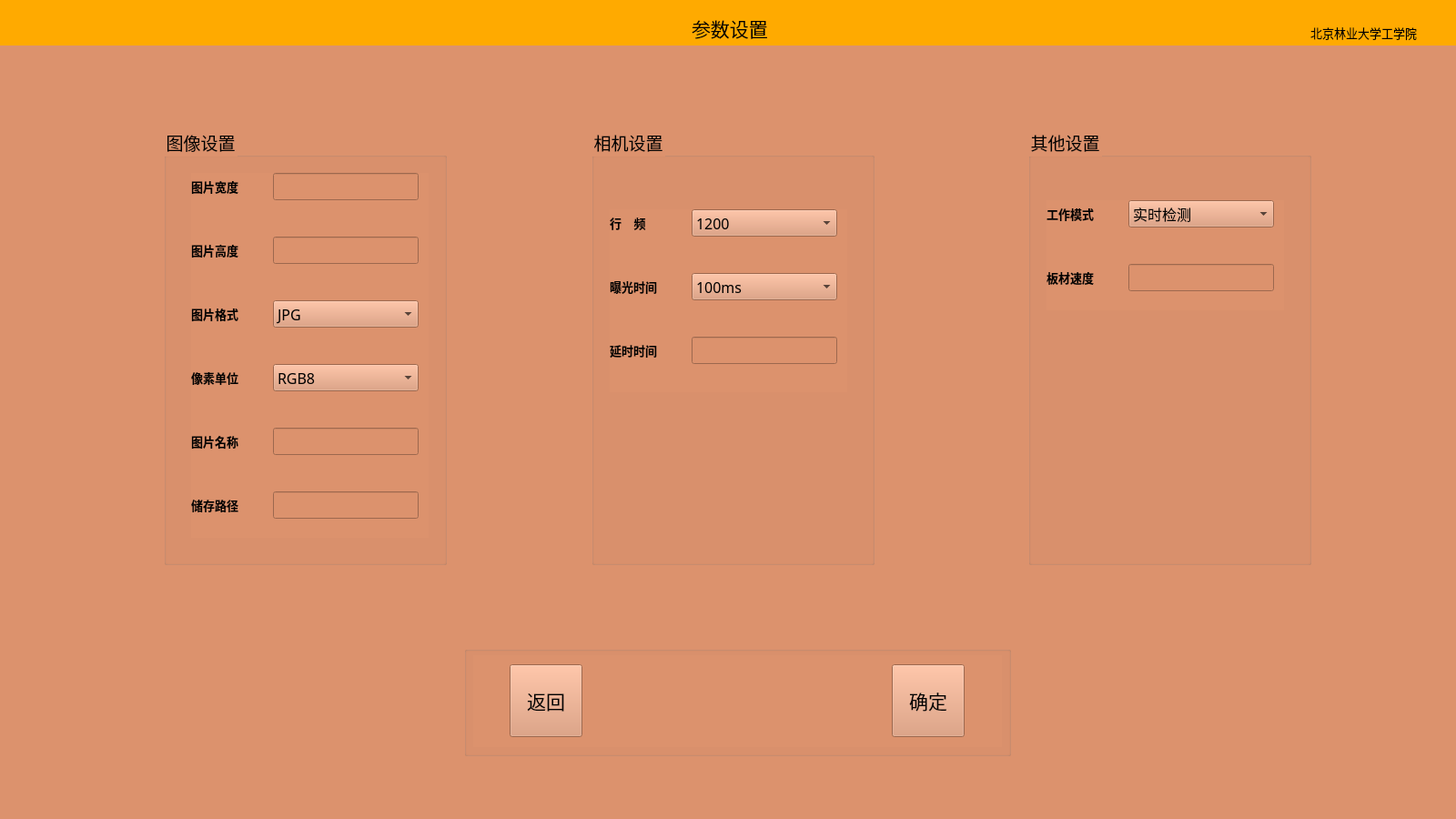
<?xml version="1.0" encoding="UTF-8"?>
<ui version="4.0">
 <class>Form</class>
 <widget class="QWidget" name="Form">
  <property name="geometry">
   <rect>
    <x>0</x>
    <y>0</y>
    <width>1600</width>
    <height>900</height>
   </rect>
  </property>
  <property name="minimumSize">
   <size>
    <width>1600</width>
    <height>900</height>
   </size>
  </property>
  <property name="maximumSize">
   <size>
    <width>1600</width>
    <height>900</height>
   </size>
  </property>
  <property name="windowTitle">
   <string>中密度纤维板表面缺陷检测</string>
  </property>
  <property name="windowIcon">
   <iconset resource="../image/images.qrc">
    <normaloff>:/detection/200814.jpg</normaloff>:/detection/200814.jpg</iconset>
  </property>
  <property name="styleSheet">
   <string notr="true">QWidget#Form{
border-image:url(:/detection/162247.jpg)
	}</string>
  </property>
  <widget class="QWidget" name="widget_5" native="true">
   <property name="geometry">
    <rect>
     <x>0</x>
     <y>0</y>
     <width>1601</width>
     <height>51</height>
    </rect>
   </property>
   <property name="styleSheet">
    <string notr="true">background-color:rgb(255, 170, 0);</string>
   </property>
   <widget class="QLabel" name="label_3">
    <property name="geometry">
     <rect>
      <x>1440</x>
      <y>20</y>
      <width>161</width>
      <height>31</height>
     </rect>
    </property>
    <property name="font">
     <font>
      <family>华文宋体</family>
      <pointsize>10</pointsize>
     </font>
    </property>
    <property name="text">
     <string>北京林业大学工学院</string>
    </property>
   </widget>
   <widget class="QLabel" name="label_16">
    <property name="geometry">
     <rect>
      <x>760</x>
      <y>10</y>
      <width>101</width>
      <height>41</height>
     </rect>
    </property>
    <property name="font">
     <font>
      <family>华文隶书</family>
      <pointsize>16</pointsize>
     </font>
    </property>
    <property name="text">
     <string>参数设置</string>
    </property>
   </widget>
  </widget>
  <widget class="QWidget" name="widget" native="true">
   <property name="geometry">
    <rect>
     <x>0</x>
     <y>50</y>
     <width>1621</width>
     <height>891</height>
    </rect>
   </property>
   <property name="styleSheet">
    <string notr="true">background-color:rgb(220, 146, 109);</string>
   </property>
   <widget class="QGroupBox" name="groupBox">
    <property name="geometry">
     <rect>
      <x>180</x>
      <y>90</y>
      <width>311</width>
      <height>481</height>
     </rect>
    </property>
    <property name="font">
     <font>
      <family>华文隶书</family>
      <pointsize>14</pointsize>
     </font>
    </property>
    <property name="title">
     <string>图像设置</string>
    </property>
    <widget class="QWidget" name="layoutWidget_3">
     <property name="geometry">
      <rect>
       <x>30</x>
       <y>50</y>
       <width>261</width>
       <height>401</height>
      </rect>
     </property>
     <layout class="QFormLayout" name="formLayout_3">
      <property name="horizontalSpacing">
       <number>10</number>
      </property>
      <property name="verticalSpacing">
       <number>40</number>
      </property>
      <item row="0" column="0">
       <widget class="QLabel" name="label">
        <property name="minimumSize">
         <size>
          <width>80</width>
          <height>30</height>
         </size>
        </property>
        <property name="maximumSize">
         <size>
          <width>80</width>
          <height>30</height>
         </size>
        </property>
        <property name="font">
         <font>
          <family>楷体</family>
          <pointsize>10</pointsize>
          <weight>75</weight>
          <bold>true</bold>
         </font>
        </property>
        <property name="text">
         <string>图片宽度</string>
        </property>
       </widget>
      </item>
      <item row="0" column="1">
       <widget class="QLineEdit" name="lineEdit">
        <property name="sizePolicy">
         <sizepolicy hsizetype="Fixed" vsizetype="Fixed">
          <horstretch>0</horstretch>
          <verstretch>0</verstretch>
         </sizepolicy>
        </property>
        <property name="minimumSize">
         <size>
          <width>160</width>
          <height>30</height>
         </size>
        </property>
        <property name="maximumSize">
         <size>
          <width>160</width>
          <height>30</height>
         </size>
        </property>
        <property name="font">
         <font>
          <family>隶书</family>
          <pointsize>12</pointsize>
         </font>
        </property>
       </widget>
      </item>
      <item row="1" column="0">
       <widget class="QLabel" name="label_2">
        <property name="minimumSize">
         <size>
          <width>80</width>
          <height>30</height>
         </size>
        </property>
        <property name="maximumSize">
         <size>
          <width>80</width>
          <height>30</height>
         </size>
        </property>
        <property name="font">
         <font>
          <family>楷体</family>
          <pointsize>10</pointsize>
          <weight>75</weight>
          <bold>true</bold>
         </font>
        </property>
        <property name="text">
         <string>图片高度</string>
        </property>
       </widget>
      </item>
      <item row="1" column="1">
       <widget class="QLineEdit" name="lineEdit_2">
        <property name="sizePolicy">
         <sizepolicy hsizetype="Fixed" vsizetype="Fixed">
          <horstretch>0</horstretch>
          <verstretch>0</verstretch>
         </sizepolicy>
        </property>
        <property name="minimumSize">
         <size>
          <width>160</width>
          <height>30</height>
         </size>
        </property>
        <property name="maximumSize">
         <size>
          <width>160</width>
          <height>30</height>
         </size>
        </property>
        <property name="font">
         <font>
          <family>隶书</family>
          <pointsize>12</pointsize>
         </font>
        </property>
       </widget>
      </item>
      <item row="2" column="0">
       <widget class="QLabel" name="label_4">
        <property name="minimumSize">
         <size>
          <width>80</width>
          <height>30</height>
         </size>
        </property>
        <property name="maximumSize">
         <size>
          <width>80</width>
          <height>30</height>
         </size>
        </property>
        <property name="font">
         <font>
          <family>楷体</family>
          <pointsize>10</pointsize>
          <weight>75</weight>
          <bold>true</bold>
         </font>
        </property>
        <property name="text">
         <string>图片格式</string>
        </property>
       </widget>
      </item>
      <item row="2" column="1">
       <widget class="QComboBox" name="comboBox_11">
        <property name="minimumSize">
         <size>
          <width>160</width>
          <height>30</height>
         </size>
        </property>
        <property name="maximumSize">
         <size>
          <width>160</width>
          <height>30</height>
         </size>
        </property>
        <property name="font">
         <font>
          <family>隶书</family>
          <pointsize>12</pointsize>
         </font>
        </property>
        <item>
         <property name="text">
          <string>JPG</string>
         </property>
        </item>
        <item>
         <property name="text">
          <string>BMP</string>
         </property>
        </item>
       </widget>
      </item>
      <item row="3" column="0">
       <widget class="QLabel" name="label_15">
        <property name="minimumSize">
         <size>
          <width>80</width>
          <height>30</height>
         </size>
        </property>
        <property name="maximumSize">
         <size>
          <width>80</width>
          <height>30</height>
         </size>
        </property>
        <property name="font">
         <font>
          <family>楷体</family>
          <pointsize>10</pointsize>
          <weight>75</weight>
          <bold>true</bold>
         </font>
        </property>
        <property name="text">
         <string>像素单位</string>
        </property>
       </widget>
      </item>
      <item row="3" column="1">
       <widget class="QComboBox" name="comboBox_2">
        <property name="minimumSize">
         <size>
          <width>160</width>
          <height>30</height>
         </size>
        </property>
        <property name="maximumSize">
         <size>
          <width>160</width>
          <height>30</height>
         </size>
        </property>
        <property name="font">
         <font>
          <family>隶书</family>
          <pointsize>12</pointsize>
         </font>
        </property>
        <item>
         <property name="text">
          <string>RGB8</string>
         </property>
        </item>
        <item>
         <property name="text">
          <string>BGR8</string>
         </property>
        </item>
        <item>
         <property name="text">
          <string>YUV442</string>
         </property>
        </item>
       </widget>
      </item>
      <item row="4" column="0">
       <widget class="QLabel" name="label_19">
        <property name="minimumSize">
         <size>
          <width>80</width>
          <height>30</height>
         </size>
        </property>
        <property name="maximumSize">
         <size>
          <width>80</width>
          <height>30</height>
         </size>
        </property>
        <property name="font">
         <font>
          <family>楷体</family>
          <pointsize>10</pointsize>
          <weight>75</weight>
          <bold>true</bold>
         </font>
        </property>
        <property name="text">
         <string>图片名称</string>
        </property>
       </widget>
      </item>
      <item row="4" column="1">
       <widget class="QLineEdit" name="lineEdit_4">
        <property name="sizePolicy">
         <sizepolicy hsizetype="Fixed" vsizetype="Fixed">
          <horstretch>0</horstretch>
          <verstretch>0</verstretch>
         </sizepolicy>
        </property>
        <property name="minimumSize">
         <size>
          <width>160</width>
          <height>30</height>
         </size>
        </property>
        <property name="maximumSize">
         <size>
          <width>160</width>
          <height>30</height>
         </size>
        </property>
        <property name="font">
         <font>
          <family>隶书</family>
          <pointsize>12</pointsize>
         </font>
        </property>
       </widget>
      </item>
      <item row="5" column="0">
       <widget class="QLabel" name="label_21">
        <property name="minimumSize">
         <size>
          <width>80</width>
          <height>30</height>
         </size>
        </property>
        <property name="maximumSize">
         <size>
          <width>80</width>
          <height>30</height>
         </size>
        </property>
        <property name="font">
         <font>
          <family>楷体</family>
          <pointsize>10</pointsize>
          <weight>75</weight>
          <bold>true</bold>
         </font>
        </property>
        <property name="text">
         <string>储存路径</string>
        </property>
       </widget>
      </item>
      <item row="5" column="1">
       <widget class="QLineEdit" name="lineEdit_5">
        <property name="sizePolicy">
         <sizepolicy hsizetype="Fixed" vsizetype="Fixed">
          <horstretch>0</horstretch>
          <verstretch>0</verstretch>
         </sizepolicy>
        </property>
        <property name="minimumSize">
         <size>
          <width>160</width>
          <height>30</height>
         </size>
        </property>
        <property name="maximumSize">
         <size>
          <width>160</width>
          <height>30</height>
         </size>
        </property>
        <property name="font">
         <font>
          <family>隶书</family>
          <pointsize>12</pointsize>
         </font>
        </property>
       </widget>
      </item>
     </layout>
    </widget>
   </widget>
   <widget class="QGroupBox" name="groupBox_2">
    <property name="geometry">
     <rect>
      <x>650</x>
      <y>90</y>
      <width>311</width>
      <height>481</height>
     </rect>
    </property>
    <property name="font">
     <font>
      <family>华文隶书</family>
      <pointsize>14</pointsize>
     </font>
    </property>
    <property name="title">
     <string>相机设置</string>
    </property>
    <widget class="QWidget" name="layoutWidget_2">
     <property name="geometry">
      <rect>
       <x>20</x>
       <y>90</y>
       <width>261</width>
       <height>201</height>
      </rect>
     </property>
     <layout class="QFormLayout" name="formLayout">
      <property name="horizontalSpacing">
       <number>10</number>
      </property>
      <property name="verticalSpacing">
       <number>40</number>
      </property>
      <item row="0" column="0">
       <widget class="QLabel" name="label_12">
        <property name="minimumSize">
         <size>
          <width>80</width>
          <height>30</height>
         </size>
        </property>
        <property name="maximumSize">
         <size>
          <width>80</width>
          <height>30</height>
         </size>
        </property>
        <property name="font">
         <font>
          <family>楷体</family>
          <pointsize>10</pointsize>
          <weight>75</weight>
          <italic>false</italic>
          <bold>true</bold>
          <underline>false</underline>
         </font>
        </property>
        <property name="layoutDirection">
         <enum>Qt::LeftToRight</enum>
        </property>
        <property name="text">
         <string>行    频</string>
        </property>
       </widget>
      </item>
      <item row="0" column="1">
       <widget class="QComboBox" name="comboBox">
        <property name="minimumSize">
         <size>
          <width>160</width>
          <height>30</height>
         </size>
        </property>
        <property name="maximumSize">
         <size>
          <width>160</width>
          <height>30</height>
         </size>
        </property>
        <property name="font">
         <font>
          <family>隶书</family>
          <pointsize>12</pointsize>
         </font>
        </property>
        <item>
         <property name="text">
          <string>1200</string>
         </property>
        </item>
        <item>
         <property name="text">
          <string>4800</string>
         </property>
        </item>
        <item>
         <property name="text">
          <string>2400</string>
         </property>
        </item>
        <item>
         <property name="text">
          <string>1000</string>
         </property>
        </item>
       </widget>
      </item>
      <item row="1" column="0">
       <widget class="QLabel" name="label_14">
        <property name="minimumSize">
         <size>
          <width>80</width>
          <height>30</height>
         </size>
        </property>
        <property name="maximumSize">
         <size>
          <width>80</width>
          <height>30</height>
         </size>
        </property>
        <property name="font">
         <font>
          <family>楷体</family>
          <pointsize>10</pointsize>
          <weight>75</weight>
          <bold>true</bold>
         </font>
        </property>
        <property name="text">
         <string>曝光时间</string>
        </property>
       </widget>
      </item>
      <item row="1" column="1">
       <widget class="QComboBox" name="comboBox_3">
        <property name="minimumSize">
         <size>
          <width>160</width>
          <height>30</height>
         </size>
        </property>
        <property name="maximumSize">
         <size>
          <width>160</width>
          <height>30</height>
         </size>
        </property>
        <property name="font">
         <font>
          <family>隶书</family>
          <pointsize>12</pointsize>
         </font>
        </property>
        <item>
         <property name="text">
          <string>100ms</string>
         </property>
        </item>
        <item>
         <property name="text">
          <string>60ms</string>
         </property>
        </item>
        <item>
         <property name="text">
          <string>80ms</string>
         </property>
        </item>
        <item>
         <property name="text">
          <string>120ms</string>
         </property>
        </item>
       </widget>
      </item>
      <item row="2" column="0">
       <widget class="QLabel" name="label_11">
        <property name="minimumSize">
         <size>
          <width>80</width>
          <height>30</height>
         </size>
        </property>
        <property name="maximumSize">
         <size>
          <width>80</width>
          <height>30</height>
         </size>
        </property>
        <property name="font">
         <font>
          <family>楷体</family>
          <pointsize>10</pointsize>
          <weight>75</weight>
          <bold>true</bold>
         </font>
        </property>
        <property name="text">
         <string>延时时间</string>
        </property>
       </widget>
      </item>
      <item row="2" column="1">
       <widget class="QLineEdit" name="lineEdit_3">
        <property name="sizePolicy">
         <sizepolicy hsizetype="Fixed" vsizetype="Fixed">
          <horstretch>0</horstretch>
          <verstretch>0</verstretch>
         </sizepolicy>
        </property>
        <property name="minimumSize">
         <size>
          <width>160</width>
          <height>30</height>
         </size>
        </property>
        <property name="maximumSize">
         <size>
          <width>160</width>
          <height>30</height>
         </size>
        </property>
        <property name="font">
         <font>
          <family>隶书</family>
          <pointsize>12</pointsize>
         </font>
        </property>
       </widget>
      </item>
     </layout>
    </widget>
   </widget>
   <widget class="QGroupBox" name="groupBox_3">
    <property name="geometry">
     <rect>
      <x>1130</x>
      <y>90</y>
      <width>311</width>
      <height>481</height>
     </rect>
    </property>
    <property name="font">
     <font>
      <family>华文隶书</family>
      <pointsize>14</pointsize>
     </font>
    </property>
    <property name="title">
     <string>其他设置</string>
    </property>
    <widget class="QWidget" name="layoutWidget_4">
     <property name="geometry">
      <rect>
       <x>20</x>
       <y>80</y>
       <width>261</width>
       <height>121</height>
      </rect>
     </property>
     <layout class="QFormLayout" name="formLayout_4">
      <property name="horizontalSpacing">
       <number>10</number>
      </property>
      <property name="verticalSpacing">
       <number>40</number>
      </property>
      <item row="0" column="0">
       <widget class="QLabel" name="label_5">
        <property name="minimumSize">
         <size>
          <width>80</width>
          <height>30</height>
         </size>
        </property>
        <property name="maximumSize">
         <size>
          <width>80</width>
          <height>30</height>
         </size>
        </property>
        <property name="font">
         <font>
          <family>楷体</family>
          <pointsize>10</pointsize>
          <weight>75</weight>
          <bold>true</bold>
         </font>
        </property>
        <property name="text">
         <string>工作模式</string>
        </property>
       </widget>
      </item>
      <item row="0" column="1">
       <widget class="QComboBox" name="comboBox_12">
        <property name="minimumSize">
         <size>
          <width>160</width>
          <height>30</height>
         </size>
        </property>
        <property name="maximumSize">
         <size>
          <width>160</width>
          <height>30</height>
         </size>
        </property>
        <property name="font">
         <font>
          <family>隶书</family>
          <pointsize>12</pointsize>
         </font>
        </property>
        <item>
         <property name="text">
          <string>实时检测</string>
         </property>
        </item>
        <item>
         <property name="text">
          <string>图像检测</string>
         </property>
        </item>
        <item>
         <property name="text">
          <string>图像检测</string>
         </property>
        </item>
       </widget>
      </item>
      <item row="1" column="0">
       <widget class="QLabel" name="label_6">
        <property name="minimumSize">
         <size>
          <width>80</width>
          <height>30</height>
         </size>
        </property>
        <property name="maximumSize">
         <size>
          <width>80</width>
          <height>30</height>
         </size>
        </property>
        <property name="font">
         <font>
          <family>楷体</family>
          <pointsize>10</pointsize>
          <weight>75</weight>
          <bold>true</bold>
         </font>
        </property>
        <property name="text">
         <string>板材速度</string>
        </property>
       </widget>
      </item>
      <item row="1" column="1">
       <widget class="QLineEdit" name="lineEdit_6">
        <property name="sizePolicy">
         <sizepolicy hsizetype="Fixed" vsizetype="Fixed">
          <horstretch>0</horstretch>
          <verstretch>0</verstretch>
         </sizepolicy>
        </property>
        <property name="minimumSize">
         <size>
          <width>160</width>
          <height>30</height>
         </size>
        </property>
        <property name="maximumSize">
         <size>
          <width>160</width>
          <height>30</height>
         </size>
        </property>
        <property name="font">
         <font>
          <family>隶书</family>
          <pointsize>12</pointsize>
         </font>
        </property>
       </widget>
      </item>
     </layout>
    </widget>
   </widget>
   <widget class="QGroupBox" name="groupBox_4">
    <property name="geometry">
     <rect>
      <x>510</x>
      <y>660</y>
      <width>601</width>
      <height>121</height>
     </rect>
    </property>
    <property name="title">
     <string/>
    </property>
    <widget class="QWidget" name="layoutWidget">
     <property name="geometry">
      <rect>
       <x>10</x>
       <y>10</y>
       <width>581</width>
       <height>101</height>
      </rect>
     </property>
     <layout class="QHBoxLayout" name="horizontalLayout">
      <property name="spacing">
       <number>300</number>
      </property>
      <item>
       <widget class="QPushButton" name="pushButton">
        <property name="minimumSize">
         <size>
          <width>80</width>
          <height>80</height>
         </size>
        </property>
        <property name="maximumSize">
         <size>
          <width>80</width>
          <height>80</height>
         </size>
        </property>
        <property name="font">
         <font>
          <family>隶书</family>
          <pointsize>16</pointsize>
         </font>
        </property>
        <property name="text">
         <string>返回</string>
        </property>
       </widget>
      </item>
      <item>
       <widget class="QPushButton" name="pushButton_2">
        <property name="minimumSize">
         <size>
          <width>80</width>
          <height>80</height>
         </size>
        </property>
        <property name="maximumSize">
         <size>
          <width>80</width>
          <height>80</height>
         </size>
        </property>
        <property name="font">
         <font>
          <family>隶书</family>
          <pointsize>16</pointsize>
         </font>
        </property>
        <property name="text">
         <string>确定</string>
        </property>
       </widget>
      </item>
     </layout>
    </widget>
   </widget>
  </widget>
 </widget>
 <resources>
  <include location="../image/images.qrc"/>
 </resources>
 <connections>
  <connection>
   <sender>pushButton</sender>
   <signal>clicked(bool)</signal>
   <receiver>Form</receiver>
   <slot>cancel_clicked()</slot>
   <hints>
    <hint type="sourcelabel">
     <x>364</x>
     <y>744</y>
    </hint>
    <hint type="destinationlabel">
     <x>288</x>
     <y>831</y>
    </hint>
   </hints>
  </connection>
  <connection>
   <sender>pushButton_2</sender>
   <signal>clicked(bool)</signal>
   <receiver>Form</receiver>
   <slot>submit_clicked()</slot>
   <hints>
    <hint type="sourcelabel">
     <x>856</x>
     <y>742</y>
    </hint>
    <hint type="destinationlabel">
     <x>727</x>
     <y>840</y>
    </hint>
   </hints>
  </connection>
 </connections>
 <slots>
  <slot>cancel_clicked()</slot>
  <slot>submit_clicked()</slot>
 </slots>
</ui>
